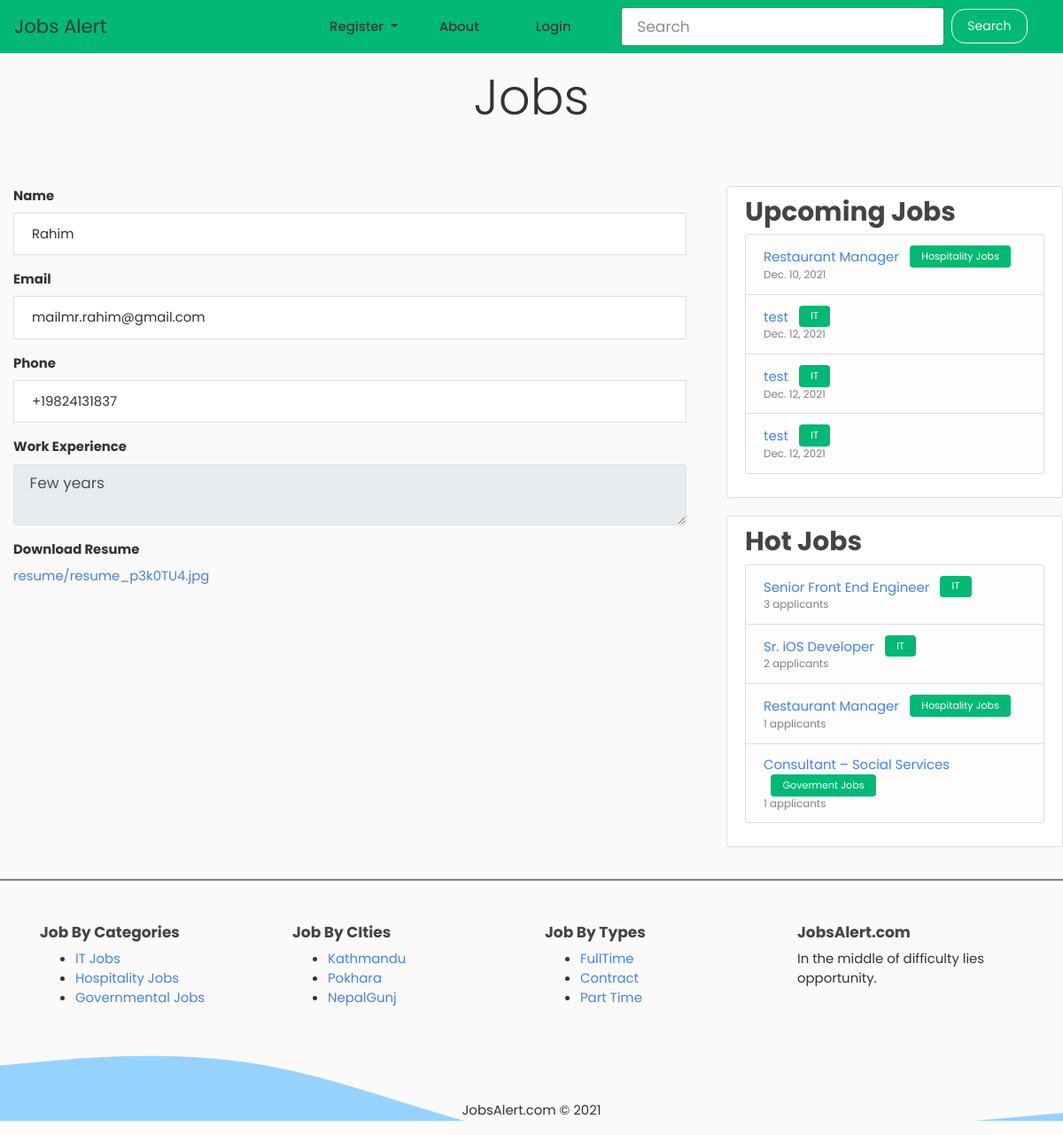
Page /post/1/job_dashboard/applicant_detail/1/ on the committed database.
### blog/models.py (models this page shows, shortened)
class JobApplication(models.Model):
    sno = models.AutoField(primary_key=True)
    user = models.ForeignKey(User, on_delete=models.CASCADE)
    post = models.ForeignKey(
        Post,
        on_delete=models.CASCADE,
        related_name='job_applications',
        related_query_name='job_applications'
    )
    name = models.CharField(max_length=200)
    email = models.EmailField(max_length=100)
    phone = PhoneField(blank=True, help_text='Enter phone number')
    work_experience = models.TextField()
    resume = models.FileField(upload_to = 'resume', default='resume/default_resume.jpg')
    status = models.CharField(max_length=200, default='pending')

class Post(models.Model):
    title = models.CharField(max_length=100)
    content = models.TextField()
    category = models.ForeignKey(
        Category,
        on_delete=models.SET_NULL,
        related_name='posts',
        related_query_name='posts',
        null=True,
    )
    date_posted = models.DateTimeField(default=timezone.now)
    author = models.ForeignKey(User, on_delete=models.CASCADE)
    due_date = models.DateField(help_text="format (YYYY-MM-dd)")

class Category(models.Model):
    category_name = models.CharField(max_length = 50, verbose_name='Category Name')
    image = models.ImageField(upload_to='category_images/', null=True, blank=True)
    def __str__(self):
        return self.category_name

### blog/views.py (the view)
# urls.py: path('post/<int:pk>/job_dashboard/applicant_detail/<int:sno>/', views.applicant_detail, name='applicant-detail'),
def applicant_detail(request, pk, sno):
    post = Post.objects.filter(pk=pk).first()
    job_applicant = JobApplication.objects.filter(post=post)
    applicant_detail = JobApplication.objects.filter(sno=sno).first()
    context = {
        'applicant_detail': applicant_detail
    }
    return render(request, 'blog/applicant_detail.html', context)

### blog/context_processors.py (called while the page is built)
def get_latest_jobs(request):
    posts = Post.objects.filter(due_date__gte=timezone.now()).order_by('due_date')[:4]
    return {
        'hot_box_posts': posts
    }

def get_hot_jobs(request):
    posts = Post.objects.annotate(
                num_applicants=Count('job_applications')
            ).order_by('-num_applicants')[:4]
    return {
        'hot_box_posts_second': posts
    }

### blog/templates/blog/applicant_detail.html (shortened to what this page needs)
{% extends "blog/base.html" %}
{% block content %}
<ul class="list-group">
    <label class="font-weight-bold" for="fullName">Name</label>
    <li class="list-group-item mb-3">{{applicant_detail.name}}</li>
    <label class="font-weight-bold" for="fullName">Email</label>
    <li class="list-group-item mb-3">{{applicant_detail.email}}</li>
    <label class="font-weight-bold" for="fullName">Phone</label>
    <li class="list-group-item mb-3">{{applicant_detail.phone}}</li>
    <label class="font-weight-bold" for="fullName">Work Experience</label>
    <textarea disabled class="form-control mb-3" aria-label="With textarea">{{applicant_detail.work_experience}}</textarea>
    <label class="font-weight-bold" for="fullName">Download Resume</label>
    <a href="{{applicant_detail.resume.url}}" download>{{applicant_detail.resume}}</a>
  </ul>
{% endblock content %}

### blog/templates/blog/base.html (shortened to what this page needs)
{% load static %}
{% load humanize %}
<!DOCTYPE html>
<html lang="en">
<head>
  <link rel="stylesheet" href="{% static 'css/bootstrap.min.css' %}">
  <link rel="stylesheet" href="{% static 'css/style.css' %}">
  <link rel="stylesheet" type="text/css" href="{% static 'blog/main.css' %}">
</head>
<body>
  {% include 'blog/navbar.html' %}
  <main role="main">
  <div style="height:150px">
  <p class=" text-center py-3 display-4" style="font-family: 'Pacifico', cursive; !important">{{request.GET.category.upper}}Jobs</p>
  </div>
    <div class="row">
      <div class="col-md-8">
      <div class="container">
      {% block content %}{% endblock %}
      </div>
      </div>
      <div class="col-md-4" id="Sidebar">
        <div class="content-section">
          <h3>Upcoming Jobs</h3>
          <ul class="list-group">
            {% for job in hot_box_posts %}
              <li class="list-group-item list-group-item-light" >
              <a class="" href="{% url 'post-detail' job.id %}">{{ job.title }}</a>
              <span class="ml-2 badge badge-success">{{job.category}}</span>
              <div class="small">{{job.due_date}}</div>
              </li>
            {% endfor %}
          </ul>
        </div>
        <div class="content-section">
          <h3>Hot Jobs</h3>
          <ul class="list-group">
            {% for job in hot_box_posts_second %}
              <li class="list-group-item list-group-item-light" >
              <a class="" href="{% url 'post-detail' job.id %}">{{ job.title }}</a>
              <span class="ml-2 badge badge-success">{{job.category}}</span>
              <div class="small">{{job.num_applicants}} applicants</div>
              </li>
            {% endfor %}
          </ul>
        </div>
      </div>
    </div>
    <hr style="border:1px solid grey;" class="mb-5"/>
    <footer class="footer-light footer-light-expand-md" style="background: url('{% static 'images/wave.svg' %}');background-size: cover;">
            <div class="container">
            <div class="row" style="min-height:200px;">
                <div class="col-md-3 item">
                    <h3 class="h6">Job By Categories</h3>
                    <ul>
                        <li><a href="{% url 'blog-home' %}?category=it">IT Jobs</a></li>
                        <li><a href="{% url 'blog-home' %}?category=hospitality">Hospitality Jobs</a></li>
                        <li><a href="{% url 'blog-home' %}?category=governmental">Governmental Jobs</a></li>
                    </ul>
                </div>
                <div class="col-md-3 item">
                    <h3 class="h6">Job By CIties</h3>
                    <ul>
                        <li><a href="#">Kathmandu</a></li>
                        <li><a href="#">Pokhara</a></li>
                        <li><a href="#">NepalGunj</a></li>
                    </ul>
                </div>
                <div class="col-md-3 item">
                    <h3 class="h6">Job By Types</h3>
                    <ul>
                        <li><a href="#">FullTime</a></li>
                        <li><a href="#">Contract</a></li>
                        <li><a href="#">Part Time</a></li>
                    </ul>
                </div>
                <div class="col-md-3 item text">
                    <h3 class="h6">JobsAlert.com</h3>
                    <p>In the middle of difficulty lies opportunity.</p>
                </div>
                <div class="col item social"></div>
            </div>
            </div>
            <p class="copyright text-center">JobsAlert.com © 2021</p>
    </footer>
  </main>
</body>
</html>

### static_files/css/style.css (style rules this page uses)
* { font-family: 'Poppins', sans-serif !important; }

### blog/static/blog/main.css (style rules this page uses)
body { background: #fafafa; color: #333333; }
h1, h2, h3, h4, h5, h6 { color: #444444; }
ul { margin: 0; }
.content-section { background: #ffffff; padding: 10px 20px; border: 1px solid #dddddd; border-radius: 3px; margin-bottom: 20px; }

### rows in the picture
JobApplication: name "Rahim", email "mailmr.rahim@gmail.com", phone "+19824131837", work_experience "Few years", resume "resume/resume_p3k0TU4.jpg"
Post: title "Restaurant Manager", category "Hospitality Jobs", due_date "Dec. 10, 2021", num_applicants "1"
Post: title "test", category "IT", due_date "Dec. 12, 2021"
Post: title "test", category "IT", due_date "Dec. 12, 2021"
Post: title "test", category "IT", due_date "Dec. 12, 2021"
Post: title "Senior Front End Engineer", category "IT", num_applicants "3"
Post: title "Sr. iOS Developer", category "IT", num_applicants "2"
Post: title "Consultant – Social Services", category "Goverment Jobs", num_applicants "1"
